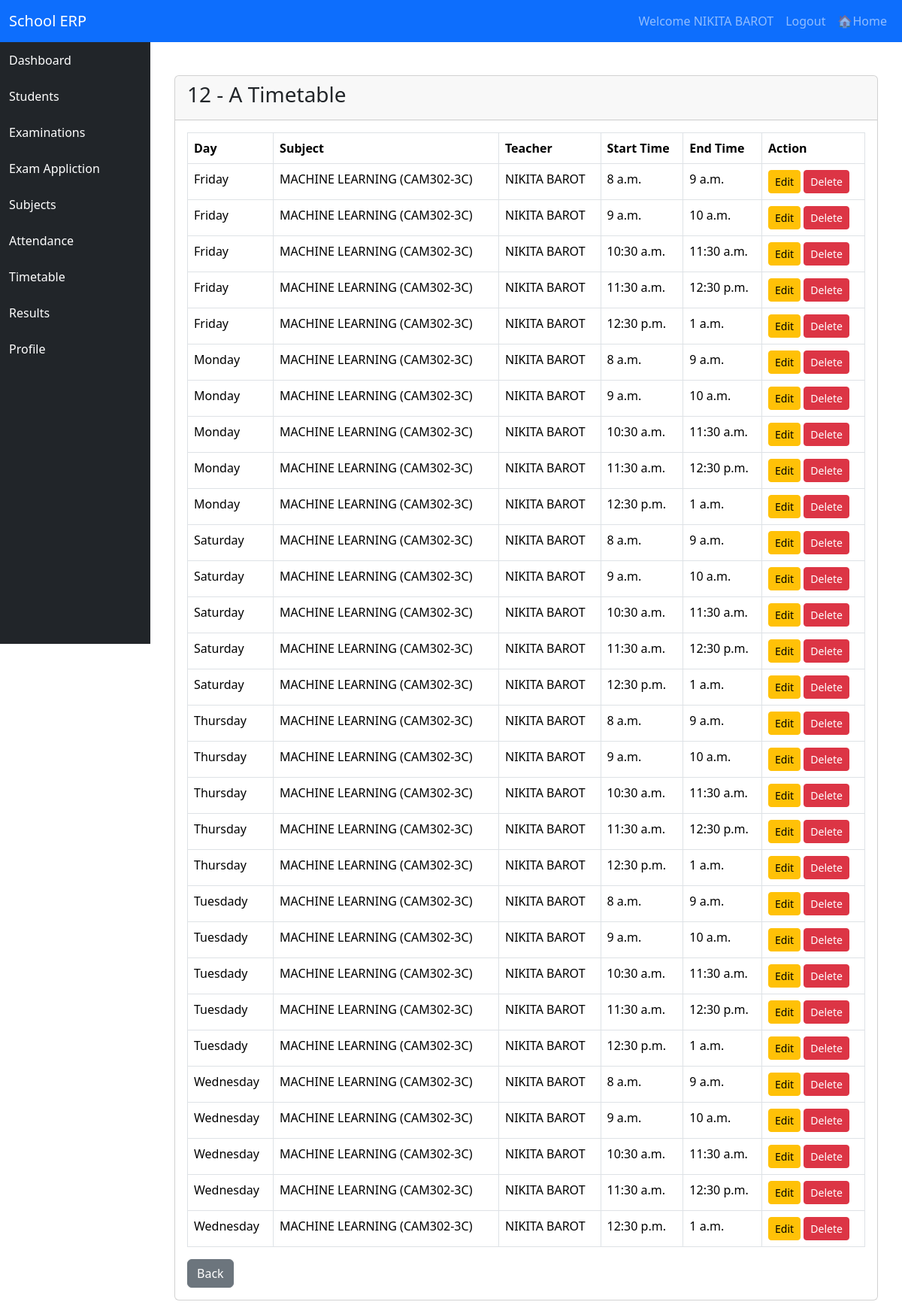
Screenshot of /timetable/class/1/ (signed in) with the database file from the repository.
### accounts/models.py (models this page shows, shortened)
class User(AbstractUser):
    ROLE_CHOICES = [
        ('admin','Admin'),
        ('teacher','Teacher'),
        ('student','Student'),
    ]
    role = models.CharField(
        max_length=20,
        choices=ROLE_CHOICES
    )

### classes/models.py (models this page shows)
class ClassRoom(models.Model):
    STANDARD_CHOICES = [
        ('5','5'),
        ('6','6'),
        ('7','7'),
        ('8','8'),
        ('9','9'),
        ('10','10'),
        ('11','11'),
        ('12','12'),
    ]
    DIVISION_CHOICES = [
        ('A','A'),
        ('B','B'),
        ('C','C'),
        ('D','D'),
    ]
    standard = models.CharField(
        max_length=2,
        choices=STANDARD_CHOICES,
        null=False)
    division = models.CharField(
        max_length=1,
        choices=DIVISION_CHOICES,
        null=False
    )
    class_teacher = models.ForeignKey(
        Teacher,
        on_delete=models.SET_NULL,
        null=True,
        blank=True
    )
    class Meta:
        unique_together = ('standard' , 'division')
    def __str__(self):
        return f"{self.standard} - {self.division}"

### timetable/models.py (models this page shows, shortened)
class Timetable(models.Model):
    DAY_CHOICES = [
        ('Monday' , 'Monday'),
        ('Tuesday' , 'Tuesday'),
        ('Wednesday' , 'Wednesday'),
        ('Thursday' , 'Thursday'),
        ('Friday' , 'Friday'),
        ('Saturday' , 'Saturday'),
    ]
    classroom = models.ForeignKey(
        ClassRoom,
        on_delete=models.CASCADE
    )
    subject = models.ForeignKey(
        Subject,
        on_delete=models.CASCADE
    )
    teacher = models.ForeignKey(
        Teacher,
        on_delete=models.CASCADE
    )
    day = models.CharField(
        max_length=10,
        choices=DAY_CHOICES
    )
    start_time = models.TimeField()
    end_time = models.TimeField()

### subjects/models.py (models this page shows)
class Subject(models.Model):
    name = models.CharField(
        max_length=100,
        unique=True
        )
    code = models.CharField(
        max_length=9,
        unique=True
    )
    teacher = models.ForeignKey(
        Teacher,
        on_delete=models.SET_NULL,
        null=True,
        blank=True
    )
    def __str__(self):
        return f"{self.name} ({self.code})"

### teachers/models.py (models this page shows, shortened)
class Teacher(models.Model):
    user = models.OneToOneField(
        User,
        on_delete=models.CASCADE
    )
    teacher_id = models.CharField(
        max_length=10,
        unique=True
    )
    name = models.CharField(max_length=100)
    email = models.EmailField(unique=True)
    mobile = models.CharField(max_length=10 , unique=True)
    date_of_joining = models.DateField(null=True, blank=True)
    address = models.TextField()
    photo = models.ImageField(
        upload_to='teachers/',
        blank=True,
        null=True
    )
    def __str__(self):
        return self.name

### timetable/views.py (the view)
def class_timetable(request, classroom_id):
    classroom = get_object_or_404(
        ClassRoom,
        id=classroom_id
    )
    timetable = Timetable.objects.filter(
        classroom=classroom
    ).order_by(
        'day',
        'start_time'
    )
    context = {
        'classroom' : classroom,
        'timetable' : timetable
    }
    return render(request, 'timetable/class_timetable.html', context)

### templates/timetable/class_timetable.html
{% extends 'base.html' %}
{% block content %}
<div class="container mt-4">
<div class="card">
<div class="card-header">
    <h3>{{ classroom }} Timetable</h3>
</div>
<div class="card-body">
<table class="table table-bordered">
<tr>
    <th>Day</th>
    <th>Subject</th>
    <th>Teacher</th>
    <th>Start Time</th>
    <th>End Time</th>
    <th>Action</th>
</tr>
{% for item in timetable %}
<tr>
    <td>{{ item.day }}</td>
    <td>{{ item.subject }}</td>
    <td>{{ item.teacher }}</td>
    <td>{{ item.start_time }}</td>
    <td>{{ item.end_time }}</td>
    <td>
        <a href="{% url 'timetable_edit' item.id %}"
           class="btn btn-warning btn-sm">
            Edit
        </a>
        <a href="{% url 'timetable_delete' item.id %}"
           class="btn btn-danger btn-sm">
            Delete
        </a>
    </td>
</tr>
{% endfor %}
</table>
<a href="{% url 'timetable_list' %}"
   class="btn btn-secondary">
    Back
</a>
</div>
</div>
</div>
{% endblock %}

### templates/navbar.html (shortened to what this page needs)
<nav class="navbar navbar-expand-lg navbar-dark bg-primary">
    <div class="container-fluid">
        <a class="navbar-brand" href="#">
            School ERP
        </a>
        <div class="collapse navbar-collapse"
             id="navbarNav">
            <ul class="navbar-nav ms-auto">
                {% if user.is_authenticated %}
                <li class="nav-item">
                    <span class="nav-link">
                        Welcome {{ user.username }}
                    </span>
                </li>
                <li class="nav-item">
                    <a class="nav-link"
                       href="{% url 'logout' %}">
                        Logout
                    </a>
                </li>
                <li class="nav-item">
                    <a class="nav-link"
                       href="{% url 'home_redirect' %}">
                        🏠Home
                    </a>
                </li>
                {% endif %}
            </ul>
        </div>
    </div>
</nav>

### rows the page displays
User: username "NIKITA BAROT"
ClassRoom: standard+division "12 - A"
Timetable: day "Friday", subject "MACHINE LEARNING (CAM302-3C)", teacher "NIKITA BAROT", start_time "8 a.m.", end_time "9 a.m."
Timetable: day "Friday", subject "MACHINE LEARNING (CAM302-3C)", teacher "NIKITA BAROT", start_time "9 a.m.", end_time "10 a.m."
Timetable: day "Friday", subject "MACHINE LEARNING (CAM302-3C)", teacher "NIKITA BAROT", start_time "10:30 a.m.", end_time "11:30 a.m."
Timetable: day "Friday", subject "MACHINE LEARNING (CAM302-3C)", teacher "NIKITA BAROT", start_time "11:30 a.m.", end_time "12:30 p.m."
Timetable: day "Friday", subject "MACHINE LEARNING (CAM302-3C)", teacher "NIKITA BAROT", start_time "12:30 p.m.", end_time "1 a.m."
Timetable: day "Monday", subject "MACHINE LEARNING (CAM302-3C)", teacher "NIKITA BAROT", start_time "8 a.m.", end_time "9 a.m."
Timetable: day "Monday", subject "MACHINE LEARNING (CAM302-3C)", teacher "NIKITA BAROT", start_time "9 a.m.", end_time "10 a.m."
Timetable: day "Monday", subject "MACHINE LEARNING (CAM302-3C)", teacher "NIKITA BAROT", start_time "10:30 a.m.", end_time "11:30 a.m."
Timetable: day "Monday", subject "MACHINE LEARNING (CAM302-3C)", teacher "NIKITA BAROT", start_time "11:30 a.m.", end_time "12:30 p.m."
Timetable: day "Monday", subject "MACHINE LEARNING (CAM302-3C)", teacher "NIKITA BAROT", start_time "12:30 p.m.", end_time "1 a.m."
Timetable: day "Saturday", subject "MACHINE LEARNING (CAM302-3C)", teacher "NIKITA BAROT", start_time "8 a.m.", end_time "9 a.m."
Timetable: day "Saturday", subject "MACHINE LEARNING (CAM302-3C)", teacher "NIKITA BAROT", start_time "9 a.m.", end_time "10 a.m."
Timetable: day "Saturday", subject "MACHINE LEARNING (CAM302-3C)", teacher "NIKITA BAROT", start_time "10:30 a.m.", end_time "11:30 a.m."
Timetable: day "Saturday", subject "MACHINE LEARNING (CAM302-3C)", teacher "NIKITA BAROT", start_time "11:30 a.m.", end_time "12:30 p.m."
Timetable: day "Saturday", subject "MACHINE LEARNING (CAM302-3C)", teacher "NIKITA BAROT", start_time "12:30 p.m.", end_time "1 a.m."
Timetable: day "Thursday", subject "MACHINE LEARNING (CAM302-3C)", teacher "NIKITA BAROT", start_time "8 a.m.", end_time "9 a.m."
Timetable: day "Thursday", subject "MACHINE LEARNING (CAM302-3C)", teacher "NIKITA BAROT", start_time "9 a.m.", end_time "10 a.m."
Timetable: day "Thursday", subject "MACHINE LEARNING (CAM302-3C)", teacher "NIKITA BAROT", start_time "10:30 a.m.", end_time "11:30 a.m."
Timetable: day "Thursday", subject "MACHINE LEARNING (CAM302-3C)", teacher "NIKITA BAROT", start_time "11:30 a.m.", end_time "12:30 p.m."
Timetable: day "Thursday", subject "MACHINE LEARNING (CAM302-3C)", teacher "NIKITA BAROT", start_time "12:30 p.m.", end_time "1 a.m."
Timetable: day "Tuesdady", subject "MACHINE LEARNING (CAM302-3C)", teacher "NIKITA BAROT", start_time "8 a.m.", end_time "9 a.m."
Timetable: day "Tuesdady", subject "MACHINE LEARNING (CAM302-3C)", teacher "NIKITA BAROT", start_time "9 a.m.", end_time "10 a.m."
Timetable: day "Tuesdady", subject "MACHINE LEARNING (CAM302-3C)", teacher "NIKITA BAROT", start_time "10:30 a.m.", end_time "11:30 a.m."
Timetable: day "Tuesdady", subject "MACHINE LEARNING (CAM302-3C)", teacher "NIKITA BAROT", start_time "11:30 a.m.", end_time "12:30 p.m."
Timetable: day "Tuesdady", subject "MACHINE LEARNING (CAM302-3C)", teacher "NIKITA BAROT", start_time "12:30 p.m.", end_time "1 a.m."
Timetable: day "Wednesday", subject "MACHINE LEARNING (CAM302-3C)", teacher "NIKITA BAROT", start_time "8 a.m.", end_time "9 a.m."
Timetable: day "Wednesday", subject "MACHINE LEARNING (CAM302-3C)", teacher "NIKITA BAROT", start_time "9 a.m.", end_time "10 a.m."
Timetable: day "Wednesday", subject "MACHINE LEARNING (CAM302-3C)", teacher "NIKITA BAROT", start_time "10:30 a.m.", end_time "11:30 a.m."
Timetable: day "Wednesday", subject "MACHINE LEARNING (CAM302-3C)", teacher "NIKITA BAROT", start_time "11:30 a.m.", end_time "12:30 p.m."
Timetable: day "Wednesday", subject "MACHINE LEARNING (CAM302-3C)", teacher "NIKITA BAROT", start_time "12:30 p.m.", end_time "1 a.m."
